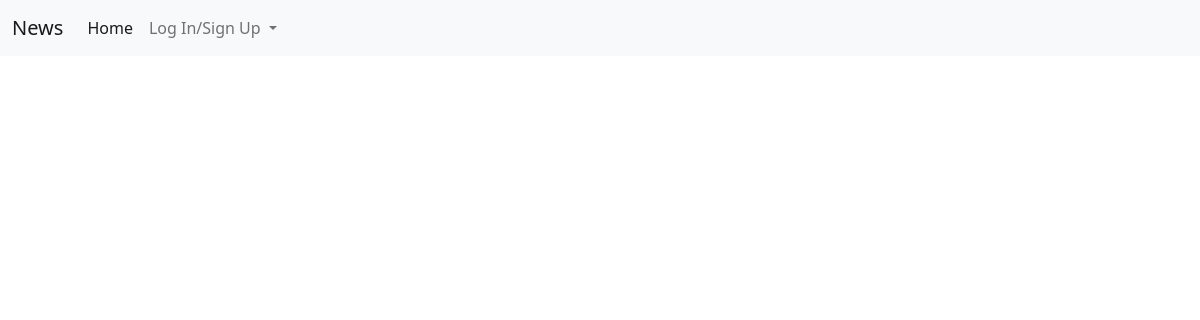
Before: / with the older database file.
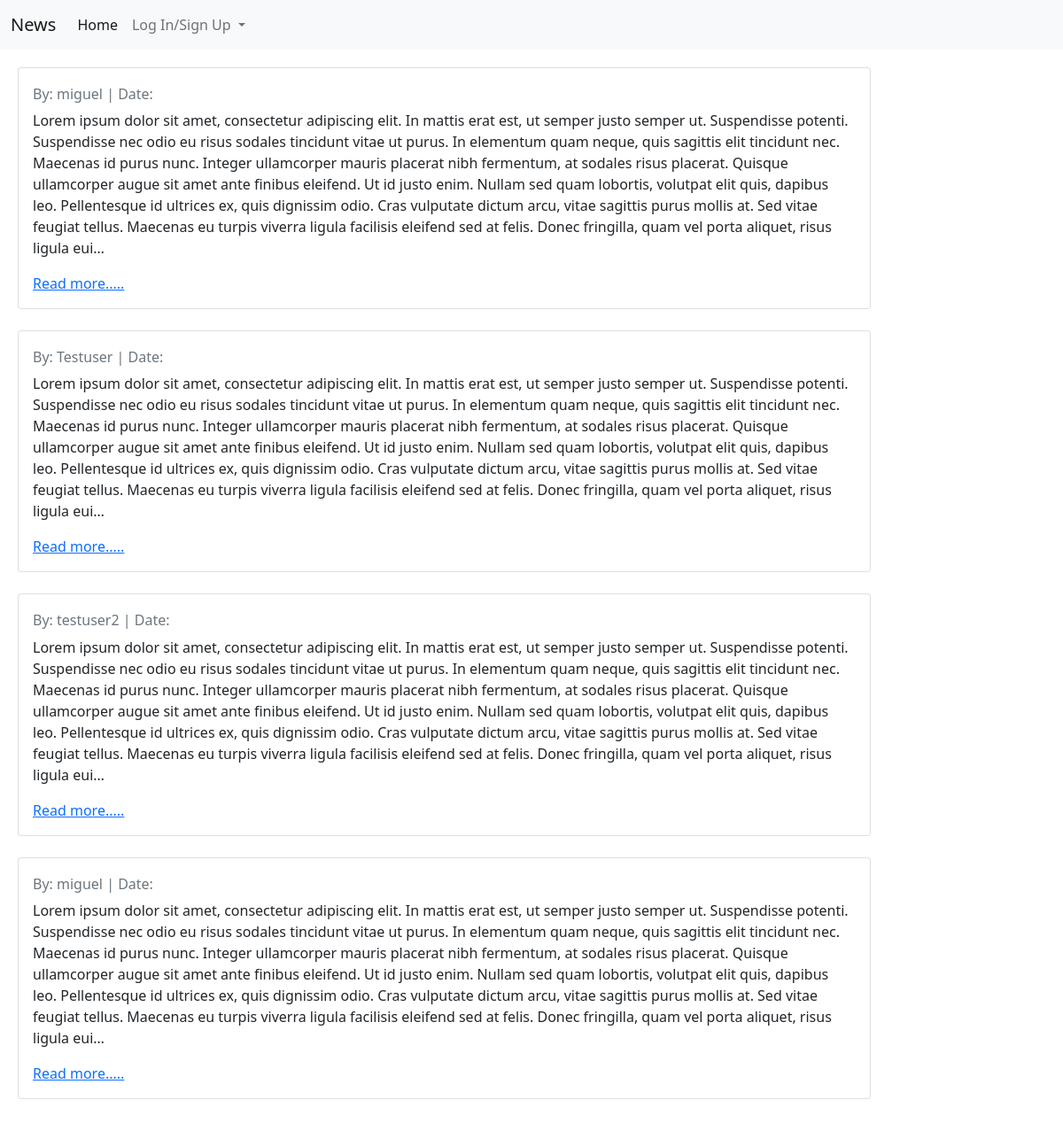
After: the same page with the newer database file.
### articles/models.py (models this page shows, shortened)
class Article(models.Model):
    title = models.CharField(max_length=256)
    body = models.TextField()
    author = models.ForeignKey(
        get_user_model(),
        on_delete=models.CASCADE
    )
    created_on = models.DateTimeField(auto_now_add=True)

### accounts/models.py (models this page shows)
class CustomUser(AbstractUser):
    department = models.CharField(max_length=512, null=True, blank=True)
    role = models.CharField(max_length=256, null=True, blank=True)

### articles/views.py (the view)
# urls.py: path('', ArticleListView.as_view(), name="article_list"),
class ArticleListView(ListView):
    template_name = "article_list.html"
    model = Article

### templates/article_list.html (shortened to what this page needs)
{% extends 'base.html' %}
{% block content %}
    {% for article in article_list %}
    <div class="row">
        <div class="col-md-10">
            <div class="card">
                <div class="card-body">
                <h6 class="card-subtitle mb-2 text-muted">
                    By: {{ article.author }} | Date: {{ article.created_at }}
                </h6>
                <p class="card-text">{{ article.body| truncatechars:750 }}</p>
                <a href="{% url 'article_detail' article.id %}" class="card-link">Read more.....</a>
                </div>
            </div>
            <br />
        </div>
    </div>
    {% endfor %}
{% endblock content %}

### templates/base.html (shortened to what this page needs)
<!DOCTYPE html>
<html lang="en">
<head>
<link
    href="https://cdn.jsdelivr.net/npm/bootstrap@5.1.3/dist/css/bootstrap.min.css" rel="stylesheet">
</head>
<body>
    <nav class="navbar navbar-expand-lg navbar-light bg-light">
        <div class="container-fluid">
            <a class="navbar-brand" href="{% url 'article_list' %}">News</a>
            <div class="collapse navbar-collapse" id="navbarNav">
            <ul class="navbar-nav">
                <li class="nav-item">
                <a class="nav-link active" aria-current="page" href="{% url 'home' %}">Home</a>
                </li>
                {% if user.is_authenticated %}
                <li class="nav-item dropdown">
                    <a class="nav-link dropdown-toggle" href="#" id="navbarDropdownMenuLink" role="button" data-bs-toggle="dropdown" aria-expanded="false">
                        {{ user.username }}
                    </a>
                    <ul class="dropdown-menu" aria-labelledby="navbarDropdownMenuLink">
                        <li><a class="dropdown-item" href="{% url 'password_change' %}">Change Password</a></li>
                        <li><a class="dropdown-item" href="{% url 'logout' %}">Log Out</a></li>
                    </ul>
                </li>
                {% else %}
                <li class="nav-item dropdown">
                    <a class="nav-link dropdown-toggle" href="#" id="navbarDropdownMenuLink" role="button" data-bs-toggle="dropdown" aria-expanded="false">
                        Log In/Sign Up
                    </a>
                </li>
            {% endif %}
            </ul>
            </div>
        </div>
        </nav>
    <div style="margin:10px; padding: 10px">
    {% block content %}
    {% endblock content %}
    </div>
</body>
</html>

Changed rows visible on the page:
added Article: author "miguel", body "Lorem ipsum dolor sit amet, consectetur adipiscing elit. In mattis erat est, ut semper justo semper ut. Suspendisse potenti. Suspendisse nec odio eu risus sodales tincidunt vitae ut purus. In elementum quam neque, quis sagittis elit tincidunt nec. Maecenas id purus nunc. Integer ullamcorper mauris placerat nibh fermentum, at sodales risus placerat. Quisque ullamcorper augue sit amet ante finibus eleifend. Ut id justo enim. Nullam sed quam lobortis, volutpat elit quis, dapibus leo. Pellentesque id ultrices ex, quis dignissim odio. Cras vulputate dictum arcu, vitae sagittis purus mollis at. Sed vitae feugiat tellus. Maecenas eu turpis viverra ligula facilisis eleifend sed at felis. Donec…"
added Article: author "Testuser", body "Lorem ipsum dolor sit amet, consectetur adipiscing elit. In mattis erat est, ut semper justo semper ut. Suspendisse potenti. Suspendisse nec odio eu risus sodales tincidunt vitae ut purus. In elementum quam neque, quis sagittis elit tincidunt nec. Maecenas id purus nunc. Integer ullamcorper mauris placerat nibh fermentum, at sodales risus placerat. Quisque ullamcorper augue sit amet ante finibus eleifend. Ut id justo enim. Nullam sed quam lobortis, volutpat elit quis, dapibus leo. Pellentesque id ultrices ex, quis dignissim odio. Cras vulputate dictum arcu, vitae sagittis purus mollis at. Sed vitae feugiat tellus. Maecenas eu turpis viverra ligula facilisis eleifend sed at felis. Donec…"
added Article: author "testuser2", body "Lorem ipsum dolor sit amet, consectetur adipiscing elit. In mattis erat est, ut semper justo semper ut. Suspendisse potenti. Suspendisse nec odio eu risus sodales tincidunt vitae ut purus. In elementum quam neque, quis sagittis elit tincidunt nec. Maecenas id purus nunc. Integer ullamcorper mauris placerat nibh fermentum, at sodales risus placerat. Quisque ullamcorper augue sit amet ante finibus eleifend. Ut id justo enim. Nullam sed quam lobortis, volutpat elit quis, dapibus leo. Pellentesque id ultrices ex, quis dignissim odio. Cras vulputate dictum arcu, vitae sagittis purus mollis at. Sed vitae feugiat tellus. Maecenas eu turpis viverra ligula facilisis eleifend sed at felis. Donec…"
added Article: author "miguel", body "Lorem ipsum dolor sit amet, consectetur adipiscing elit. In mattis erat est, ut semper justo semper ut. Suspendisse potenti. Suspendisse nec odio eu risus sodales tincidunt vitae ut purus. In elementum quam neque, quis sagittis elit tincidunt nec. Maecenas id purus nunc. Integer ullamcorper mauris placerat nibh fermentum, at sodales risus placerat. Quisque ullamcorper augue sit amet ante finibus eleifend. Ut id justo enim. Nullam sed quam lobortis, volutpat elit quis, dapibus leo. Pellentesque id ultrices ex, quis dignissim odio. Cras vulputate dictum arcu, vitae sagittis purus mollis at. Sed vitae feugiat tellus. Maecenas eu turpis viverra ligula facilisis eleifend sed at felis. Donec…"
